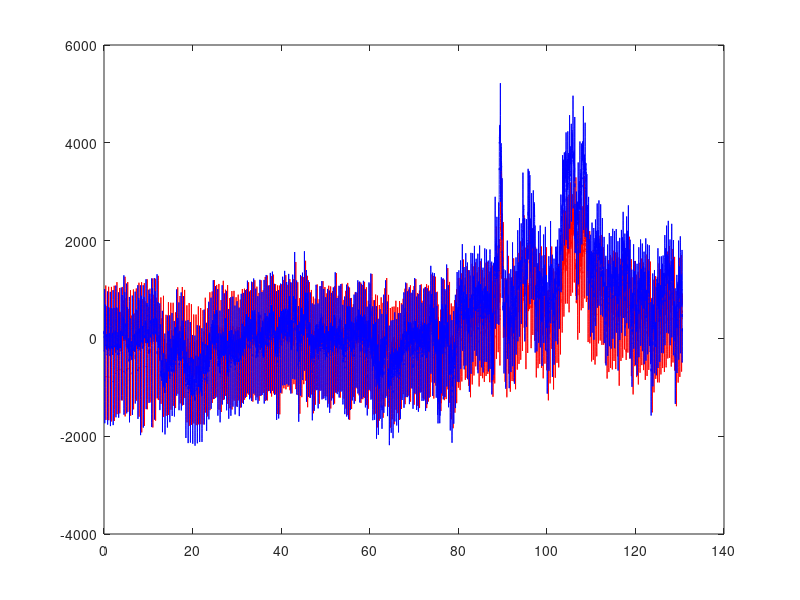

Reproduce this figure in MATLAB.
clc;
close all;
clear *;
%%
load('EKGizo1.mat')
Fs = 500;
tn=(1:length(x))/Fs;                    

% figure;plot(tn,x)

% detrend ??
% dt = detrend(x);
% figure;plot(tn,dt);
%%

% bhi = fir1(34,0.48,'high',chebwin(35,30));

% b=fir1(256,[2/256 30/256]); %Navrh pasmove propusti (PP) 2-30Hz, vlastnosti probereme detailne v tematech 11-12 
% b = fir1(256,0.004,'high',chebwin(257,250));
b = fir1(256,2/500,'high','noscale');
% b = butter(20,2/500,'high');
% figure;
% freqz(b,1,1024);            %frekvencni charakteristika PP
% figure;
% phasedelay(b,1,1024);       %Konstantni fazove zpozdeni 128 vzorku - filtr s linearni fazi
x3=filter(b,1,x);           %Filtrace
% figure;plot(x3);            %Filtrace odstranila drift izolinie v EKG (pomaly trend)

figure;
plot(tn,x3,'r');
hold on;
plot(tn,x,'b');